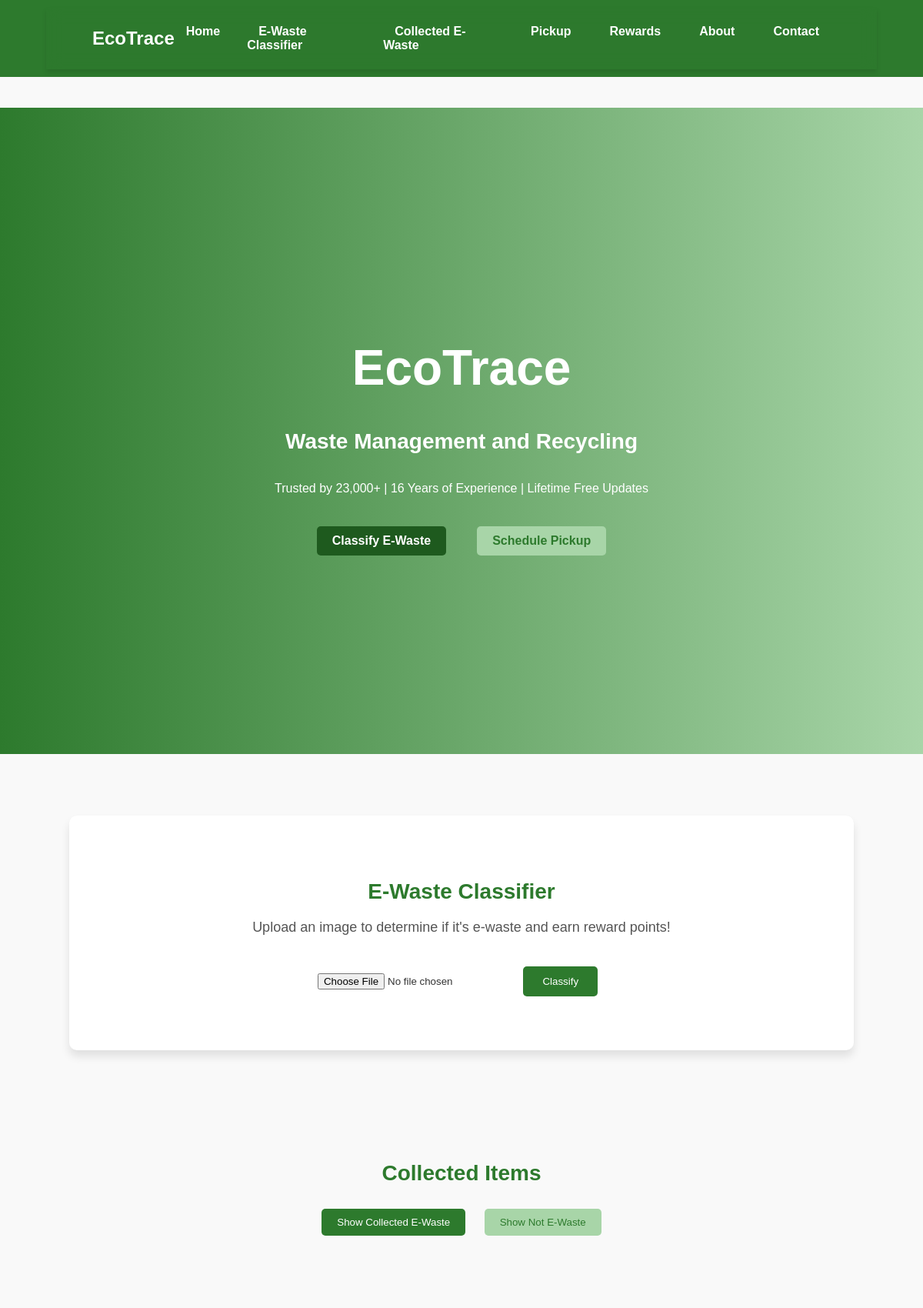
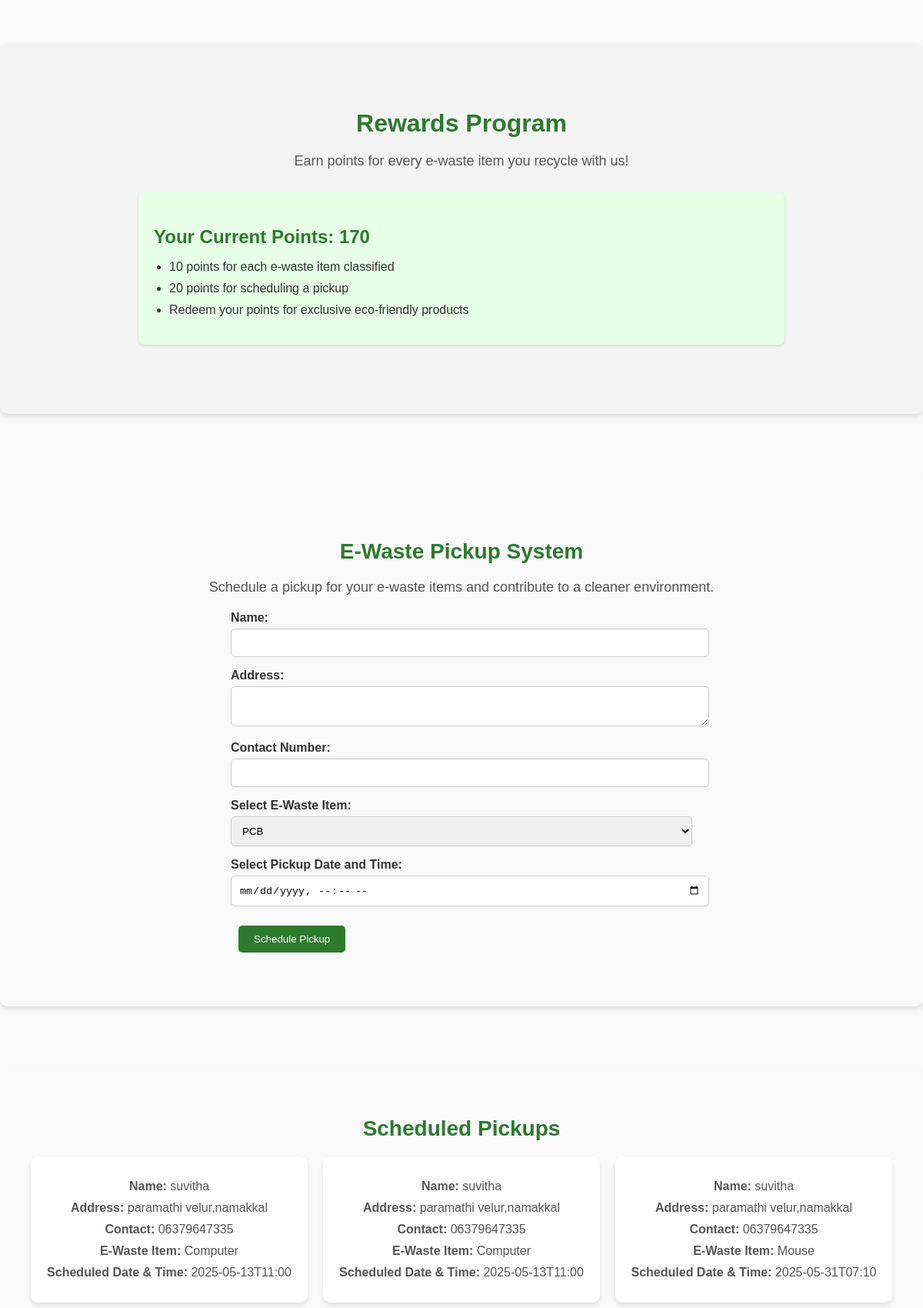
The page / (upper part) on the database its author committed (2 pictures, top to bottom).
### tables this page shows
CREATE TABLE schedule_pickups (
                id INTEGER PRIMARY KEY AUTOINCREMENT,
                name TEXT,
                address TEXT,
                contact TEXT,
                ewaste_item TEXT,
                schedule TEXT
            );

### app.py (the view)
@app.route('/', methods=['GET', 'POST'])
def index():
    cursor.execute('''CREATE TABLE IF NOT EXISTS ewaste_uploads (
        id INTEGER PRIMARY KEY AUTOINCREMENT,
        filename TEXT,
        classification TEXT,
        reward_points INTEGER
    )''')
    cursor.execute('''CREATE TABLE IF NOT EXISTS nonewaste_uploads (
        id INTEGER PRIMARY KEY AUTOINCREMENT,
        filename TEXT,
        classification TEXT
    )''')
    cursor.execute('''CREATE TABLE IF NOT EXISTS schedule_pickups (
        id INTEGER PRIMARY KEY AUTOINCREMENT,
        name TEXT,
        address TEXT,
        contact TEXT,
        ewaste_item TEXT,
        schedule TEXT
    )''')
    try:
        schedule_data = cursor.execute('''SELECT * FROM schedule_pickups''').fetchall()
    except:
        schedule_data = []
    try:
        ewaste_classifications = cursor.execute('''SELECT DISTINCT classification FROM ewaste_uploads''').fetchall()
    except:
        ewaste_classifications = []
    try:
        ewaste_items = cursor.execute('''SELECT filename, classification FROM ewaste_uploads''').fetchall()
    except:
        ewaste_items = []
    try:
        nonewaste_items = cursor.execute('''SELECT filename, classification FROM nonewaste_uploads''').fetchall()
    except:
        nonewaste_items = []
    try:
        total_rewards = cursor.execute('''SELECT SUM(reward_points) FROM ewaste_uploads''').fetchone()[0] or 0
    except:
        total_rewards = 0
    filter_type = None
    if request.method == 'POST' and 'filter' in request.form:
        filter_type = request.form['filter']
    return render_template('index.html',
                          schedule_data=schedule_data,
                          ewaste_items=ewaste_items,
                          ewaste_classifications=ewaste_classifications,
                          nonewaste_items=nonewaste_items,
                          total_rewards=total_rewards,
                          filter_type=filter_type)

### templates/index.html (shortened to what this page needs)
<!DOCTYPE html>
<html lang="en">
  <head>
    <link
      rel="stylesheet"
      href="{{ url_for('static', filename='styles.css') }}"
    />
  </head>
  <body>
    <header>
      <div class="navbar">
        <h1 class="logo">EcoTrace</h1>
        <nav>
          <ul>
            <li><a href="#home">Home</a></li>
            <li><a href="#classifier">E-Waste Classifier</a></li>
            <li><a href="#collected">Collected E-Waste</a></li>
            <li><a href="#pickup">Pickup</a></li>
            <li><a href="#rewards">Rewards</a></li>
            <li><a href="#about">About</a></li>
            <li><a href="#contact">Contact</a></li>
          </ul>
        </nav>
      </div>
    </header>
    <section id="home" class="hero">
      <h1>EcoTrace</h1>
      <h2>Waste Management and Recycling</h2>
      <p>Trusted by 23,000+ | 16 Years of Experience | Lifetime Free Updates</p>
      <div class="cta-buttons">
        <a href="#classifier" class="button">Classify E-Waste</a>
        <a href="#pickup" class="button secondary">Schedule Pickup</a>
      </div>
    </section>
    <section id="classifier" class="e-waste-classifier">
      <h2>E-Waste Classifier</h2>
      <p>
        Upload an image to determine if it's e-waste and earn reward points!
      </p>
      <form action="/classify" method="POST" enctype="multipart/form-data">
        <input type="file" name="image" accept="image/*" required />
        <button type="submit" class="button">Classify</button>
      </form>
    </section>
    <section id="collected" class="collected">
      <h2>Collected Items</h2>
      <form action="#collected" method="POST">
        <button type="submit" name="filter" value="e-waste" class="button">
          Show Collected E-Waste
        </button>
        <button
          type="submit"
          name="filter"
          value="not-e-waste"
          class="button secondary"
        >
          Show Not E-Waste
        </button>
      </form>
    </section>
    <section id="rewards">
      <h2>Rewards Program</h2>
      <p>Earn points for every e-waste item you recycle with us!</p>
      <div class="reward-info">
        <h3>Your Current Points: {{ total_rewards }}</h3>
        <ul>
          <li>10 points for each e-waste item classified</li>
          <li>20 points for scheduling a pickup</li>
          <li>Redeem your points for exclusive eco-friendly products</li>
        </ul>
      </div>
    </section>
    <section id="pickup">
      <h2>E-Waste Pickup System</h2>
      <p>
        Schedule a pickup for your e-waste items and contribute to a cleaner
        environment.
      </p>
      <form action="/schedule" method="POST">
        <label for="name">Name:</label>
        <input type="text" id="name" name="name" required />
        <label for="address">Address:</label>
        <textarea id="address" name="address" required></textarea>
        <label for="contact">Contact Number:</label>
        <input type="text" id="contact" name="contact" required />
        <label for="ewaste">Select E-Waste Item:</label>
        <select id="ewaste" name="ewaste" required>
          {% if ewaste_classifications %} {% for classification in
          ewaste_classifications %}
          <option value="{{ classification[0] }}">
            {{ classification[0] }}
          </option>
          {% endfor %} {% endif %}
        </select>
        <label for="schedule">Select Pickup Date and Time:</label>
        <input type="datetime-local" id="schedule" name="schedule" required />
        <button type="submit" class="button">Schedule Pickup</button>
      </form>
    </section>
    <section id="scheduled-pickups" class="scheduled-pickups">
      <h2>Scheduled Pickups</h2>
      {% if schedule_data %}
      <div class="pickup-list">
        {% for request in schedule_data %}
        <div class="pickup-item">
          <p><strong>Name:</strong> {{ request[1] }}</p>
          <p><strong>Address:</strong> {{ request[2] }}</p>
          <p><strong>Contact:</strong> {{ request[3] }}</p>
          <p><strong>E-Waste Item:</strong> {{ request[4] }}</p>
          <p><strong>Scheduled Date & Time:</strong> {{ request[5] }}</p>
        </div>
        {% endfor %}
      </div>
      {% else %}
      <p>No pickups scheduled yet.</p>
      {% endif %}
    </section>
  </body>
</html>

### rows shown on the page
schedule_pickups: name "suvitha", address "paramathi velur,namakkal", contact "06379647335", ewaste_item "Computer", schedule "2025-05-13T11:00"
schedule_pickups: name "suvitha", address "paramathi velur,namakkal", contact "06379647335", ewaste_item "Computer", schedule "2025-05-13T11:00"
schedule_pickups: name "suvitha", address "paramathi velur,namakkal", contact "06379647335", ewaste_item "Mouse", schedule "2025-05-31T07:10"

### other values the page prints
{{ total_rewards }} "170"
form field ewaste "PCB"
